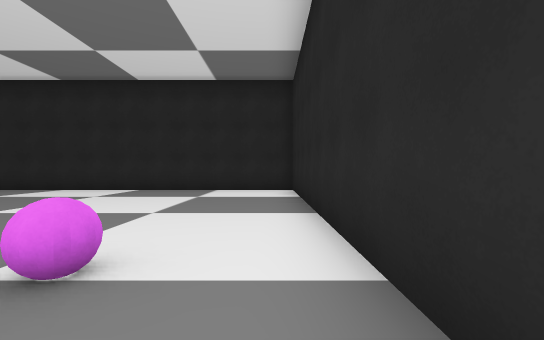
View 1 (above)

19 first-person views from a walk through a 3-D level made in the Unity game engine. The camera is 1.3 m above the floor, looks level and sees 90° across. The floor is counted in squares, 2 m on a side. Each view is taken from the middle of a square. On the plan, view 1 faces up. The plan holds only what a view shows up to about 9 squares ahead; the rest is blank. The place goes on beyond the plan. The player character is not drawn.

View 2
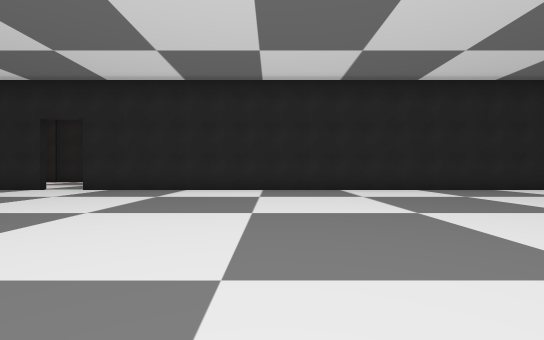

View 3
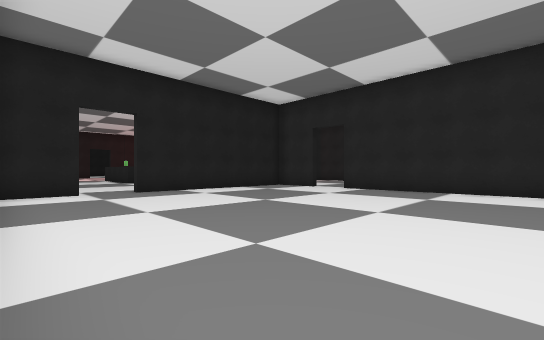

View 4
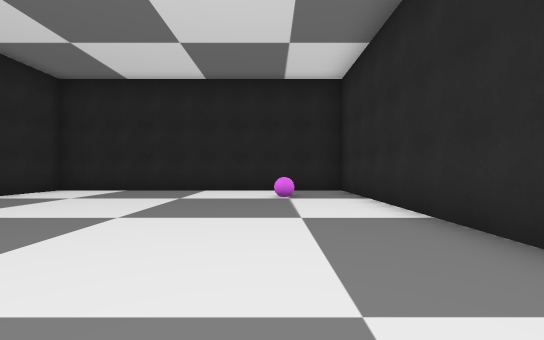

View 5
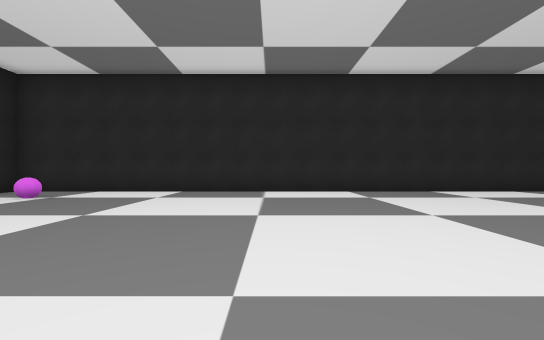

View 6
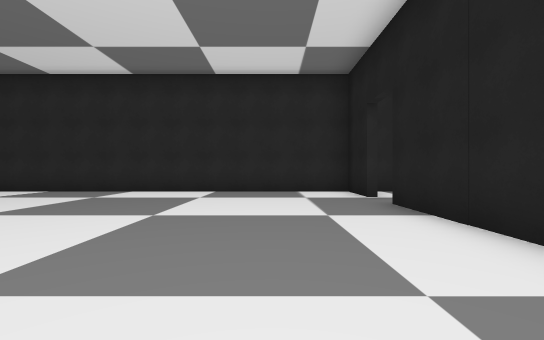

View 7
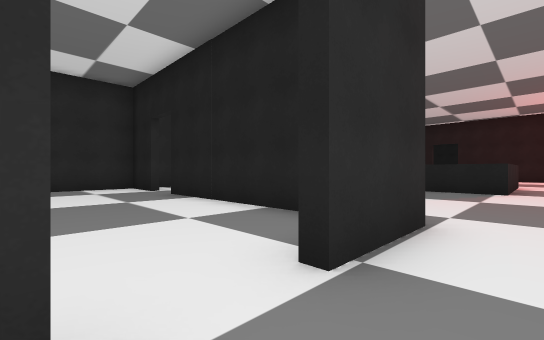

View 8
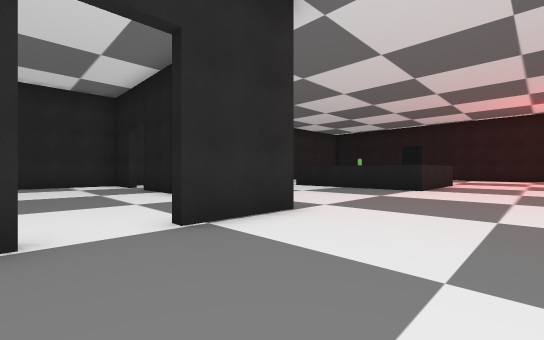

View 9
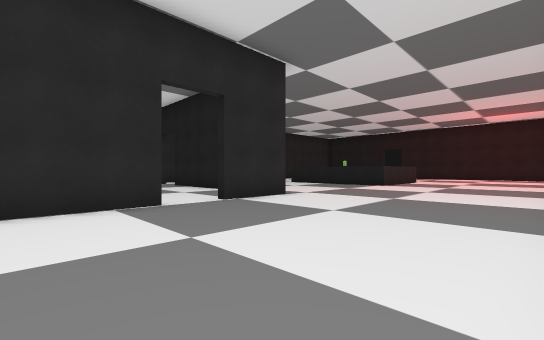

View 10
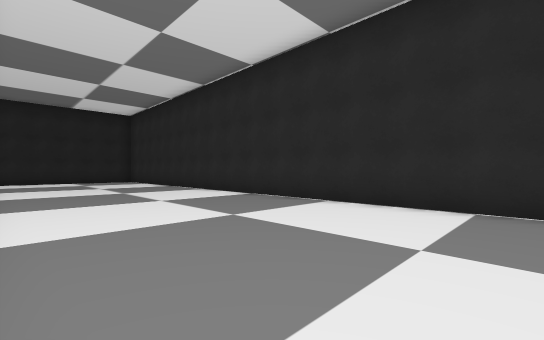

View 11
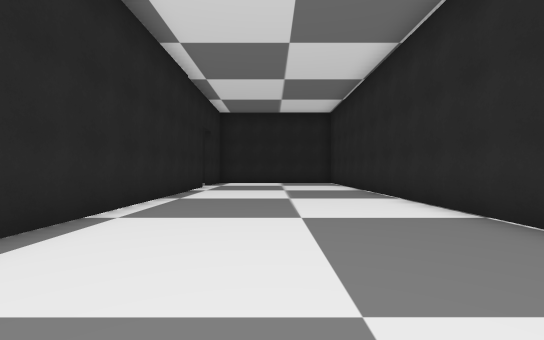

View 12
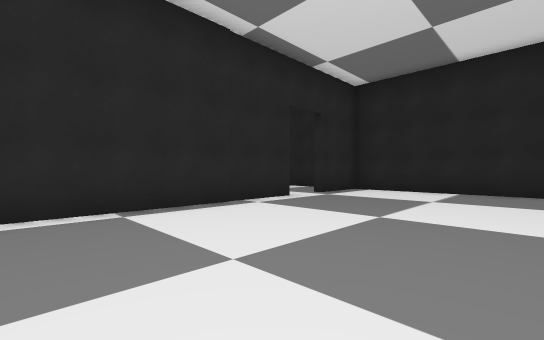

View 13
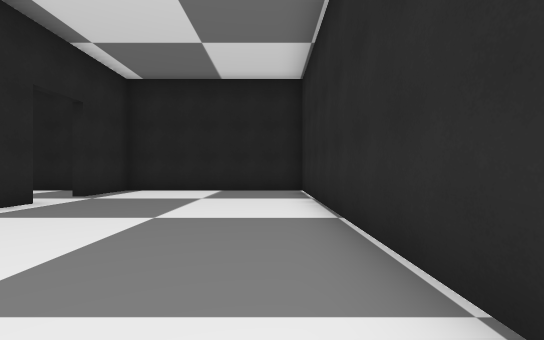

View 14
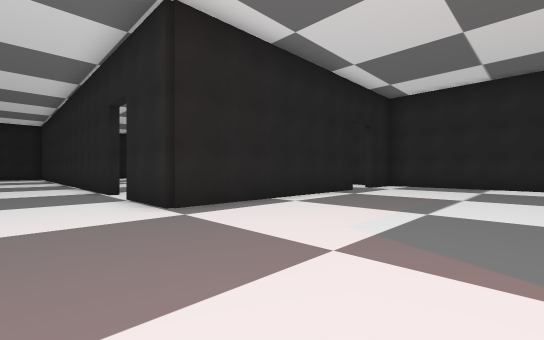

View 15
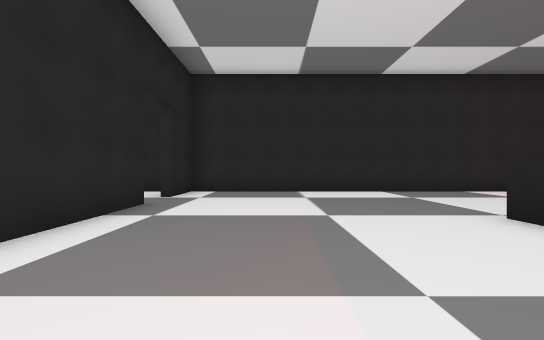

View 16
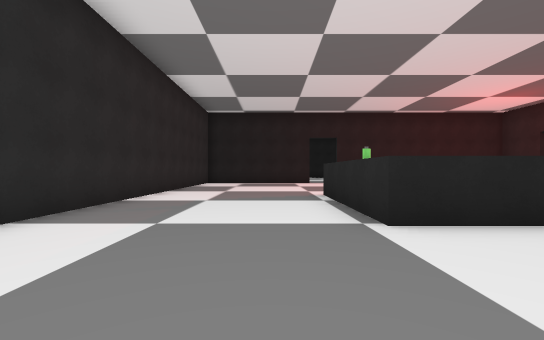

View 17
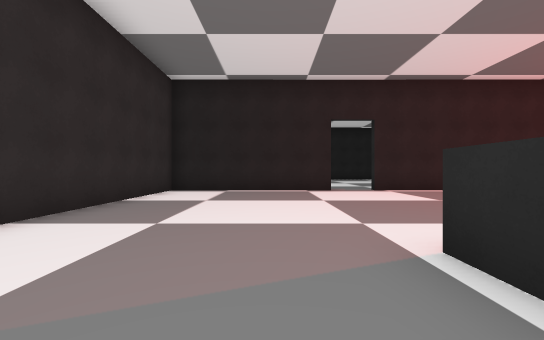

View 18
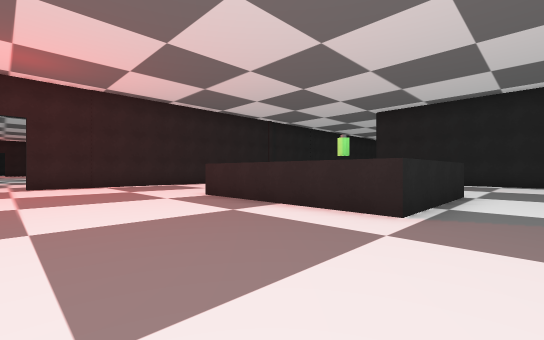

View 19
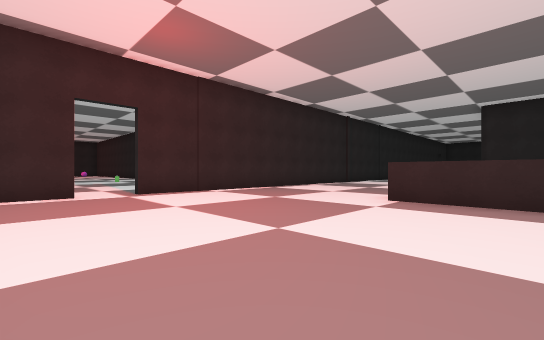

### Floor plan
Points are (right, up) in squares from view 1. A wall is a line through its corners. A room is listed if a view was taken in it or the views show most of it. See-through windows are left out.
Room 1 (views 1, 2, 3, 4, 5, 6)
walls: (-16.5, 8.8) (-17.9, 8.8); (-18.3, 1.5) (-18.3, -0.2) (0.7, -0.2) (0.7, 8.8) (-15.1, 8.8); (-18.3, 7.4) (-18.3, 2.8)
ways out: opening at (-18, 2) to room 2; opening at (-16, 9) to room 2
objects: ball (-1, 2)
Room 2 (views 7, 8, 9, 10, 11, 12, 13, 14, 15, 16, 17, 18, 19)
walls: (-25.2, 9.4) (-24.2, 9.4) (-24.2, 7.4); (-24.2, 6.2) (-24.2, 4.4) (-27.6, 4.4); (-15.1, 9) (0.7, 9) (0.7, 14.6) (-1.4, 14.6); (-18.6, 2.8) (-18.6, 9) (-16.4, 9); (-28.1, 5.4) (-28.1, 9.4); (-28.8, 14.6) (-31.5, 14.6); (-32.8, 14.6) (-34, 14.6); (-34.7, 8.5) (-34.7, 6.2); (-34.7, 5) (-34.7, -0.2) (-18.6, -0.2) (-18.6, 1.5); (-2.6, 14.6) (-10.5, 14.6)
ways out: opening at (-18, 2) to room 1; opening at (-16, 9) to room 1; opening at (-32, 15); opening at (-2, 15)
objects: other object (-28, 5)

Where each view was taken, in squares from view 1:
view 1: 0 up, 0 right, facing up
view 2: 0 up, 9 left, facing up
view 3: 0 up, 10 left, facing up-left
view 4: 2 up, 8 left, facing right
view 5: 8 up, 7 left, facing down
view 6: 8 up, 16 left, facing down
view 7: 10 up, 15 left, facing down-left
view 8: 12 up, 15 left, facing down-left
view 9: 14 up, 13 left, facing down-left
view 10: 14 up, 15 left, facing down-right
view 11: 12 up, 13 left, facing right
view 12: 10 up, 8 left, facing up-right
view 13: 10 up, 8 left, facing right
view 14: 11 up, 23 left, facing down-right
view 15: 8 up, 21 left, facing down
view 16: 3 up, 21 left, facing left
view 17: 3 up, 26 left, facing left
view 18: 3 up, 32 left, facing up-right
view 19: 7 up, 34 left, facing up-right
